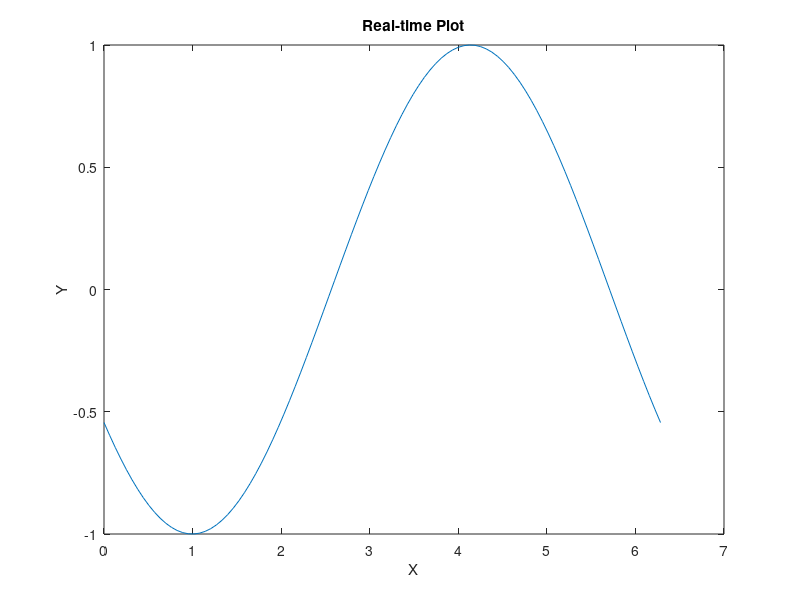

Source code (MATLAB):
% 예시를 위한 데이터 생성
x = linspace(0, 2*pi, 100);
y = sin(x);

% 초기 플롯
plotHandle = plot(x, y);
xlabel('X');
ylabel('Y');
title('Real-time Plot');

% 시뮬레이션을 위한 반복문
for i = 1:100
    % 데이터 업데이트 (여기서는 예시로 sin 함수를 사용)
    y = sin(x + i * 0.1);
    
    % 그래픽 객체 업데이트
    set(plotHandle, 'YData', y);
    
    % 그래픽 창 업데이트
    drawnow;
    
    % 잠시 일시 정지하여 시뮬레이션 속도를 조절할 수 있습니다.
    pause(0.1); % 0.1초마다 업데이트
end
